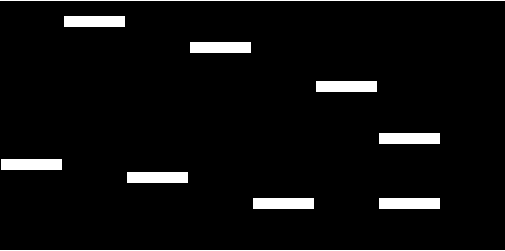
#> input picture mask.png, 505 x 251 px
$ python test2.py
#> lines starting #> are read from the running program, lines starting #| are printed output that depends on the picture
from PIL import Image
#first picture
mask = Image.open('mask.png')
#> mask is the input picture: PIL image 505x251 RGBA; mean R, G, B, A 12.8, 12.8, 12.8, 255
#secong picture
matrix = Image.open('word_matrix.png')
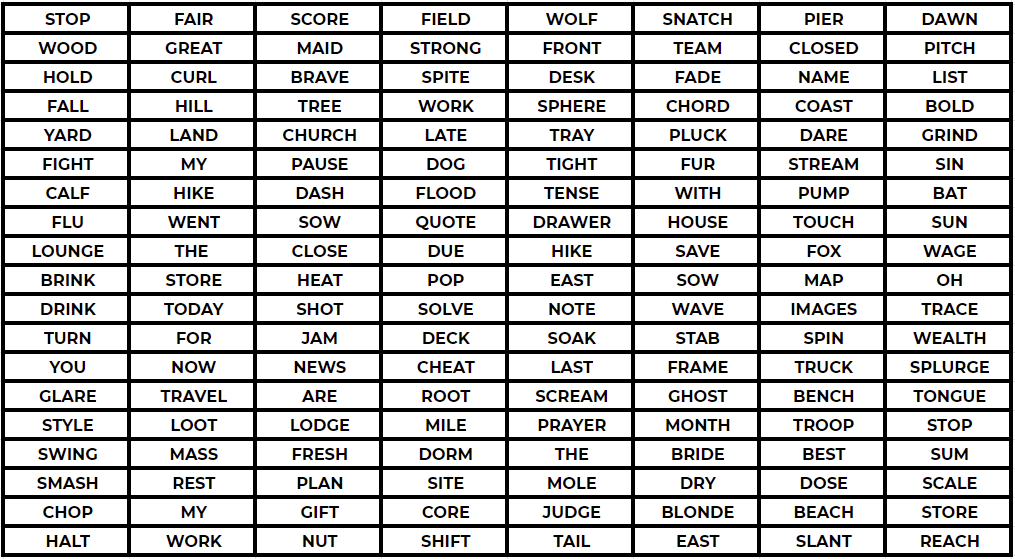
#> input picture word_matrix.png, 1015 x 559 px
#> matrix is the input picture: PIL image 1015x559 RGBA; mean R, G, B, A 192.9, 192.7, 192.7, 255

#check the size of images
print('mask.png size is: {}'.format(mask.size))
#| mask.png size is: (505, 251)
print('word_matrix.png size is: {}'.format(matrix.size))
#| word_matrix.png size is: (1015, 559)

#resizing mask.png bcs its smaller than matrix image
mask = mask.resize((1015,559))
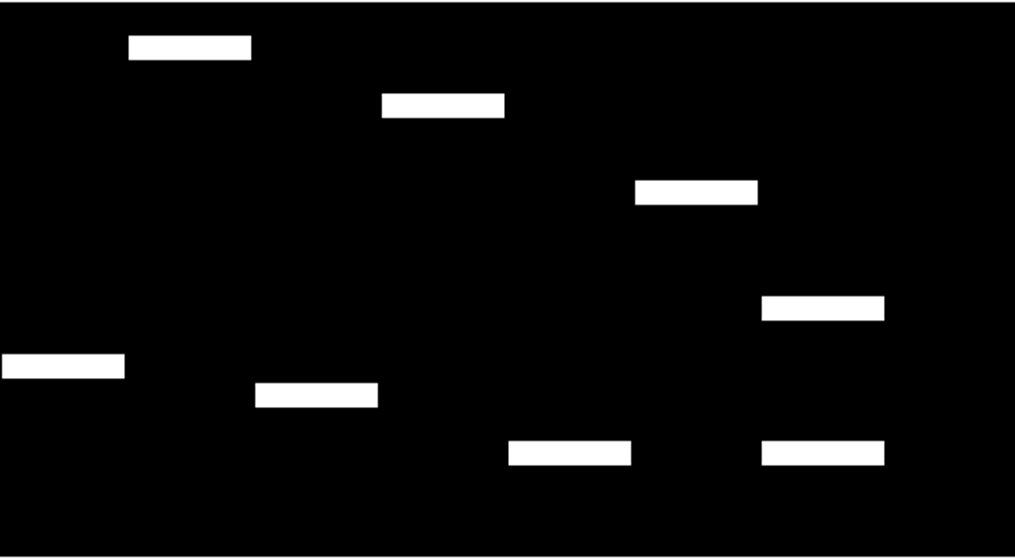
#> mask: PIL image 1015x559 RGBA; mean R, G, B, A 12.9, 12.9, 12.9, 255

#adding transparency to the image
#max transparency is 0 and min is 255
mask.putalpha(220)
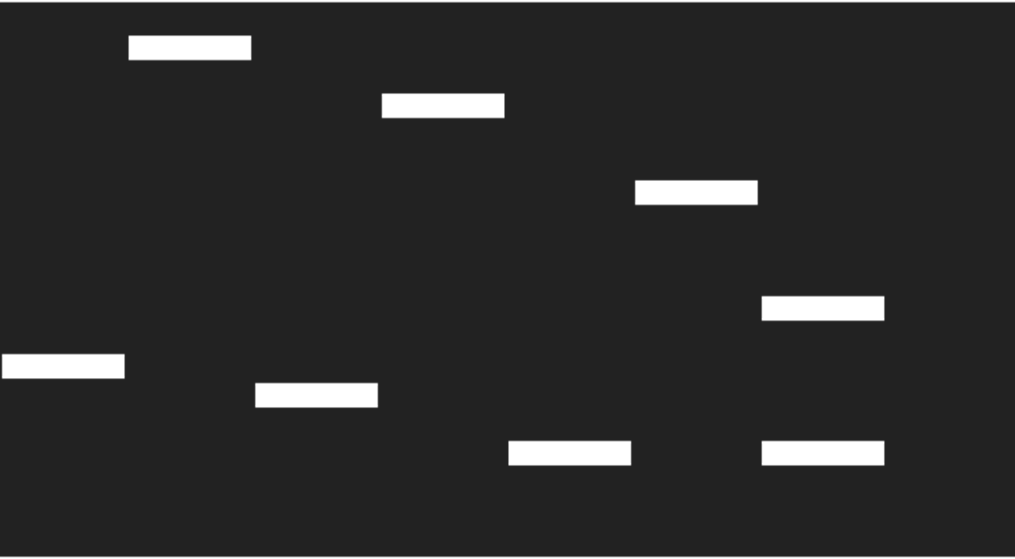
#> mask: PIL image 1015x559 RGBA; mean R, G, B, A 12.9, 12.9, 12.9, 220; transparent parts drawn white

#pasting mask image to the matrix image
matrix.paste(mask,(0,0),mask)
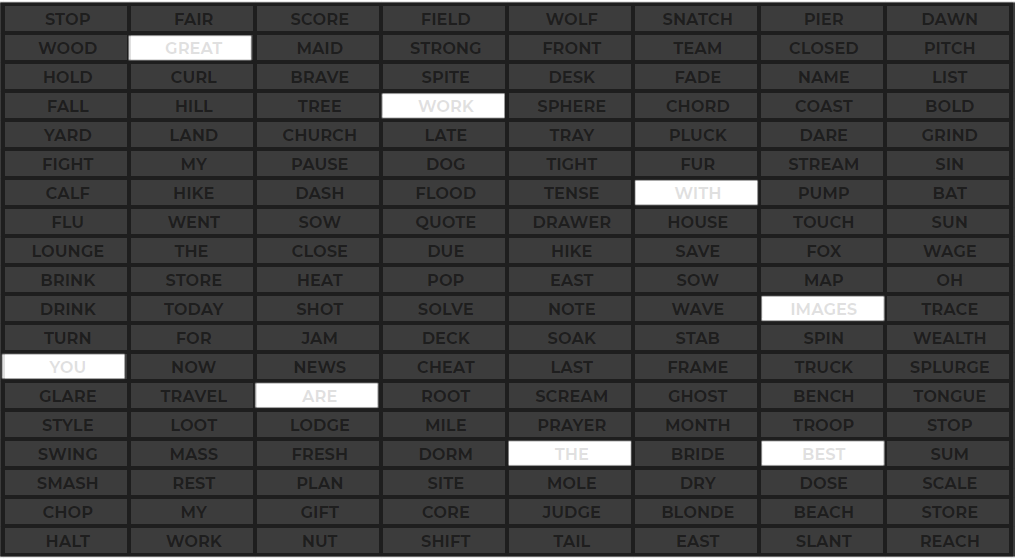
#> matrix: PIL image 1015x559 RGBA; mean R, G, B, A 37.6, 37.5, 37.5, 225; transparent parts drawn white
#open image and show the result
matrix.show()
